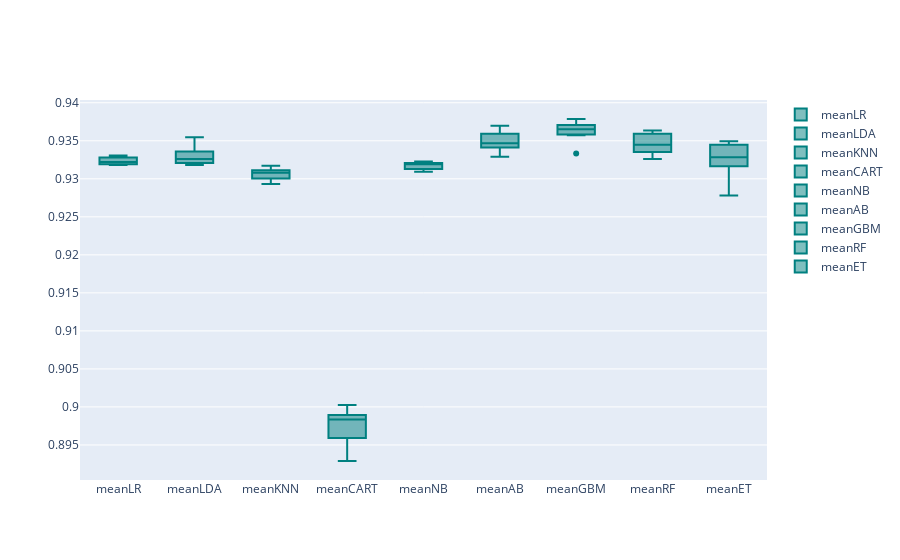
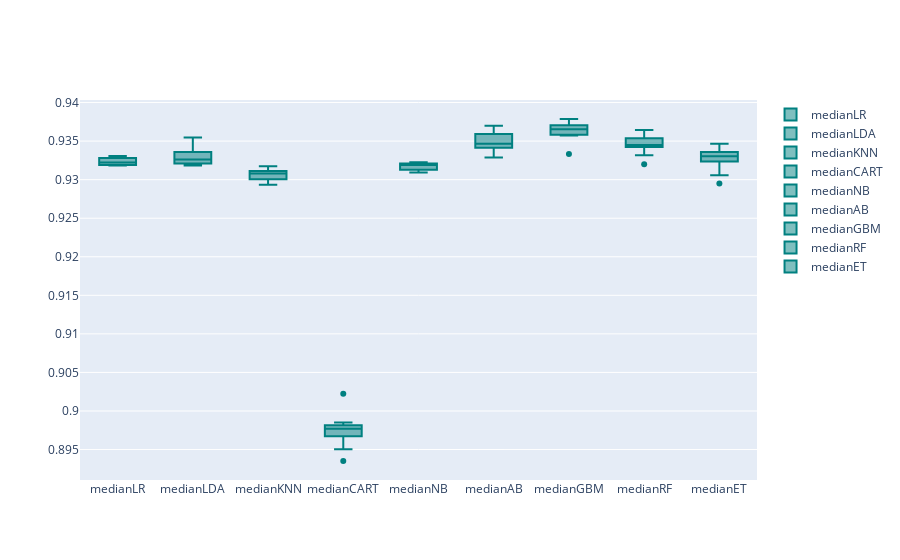
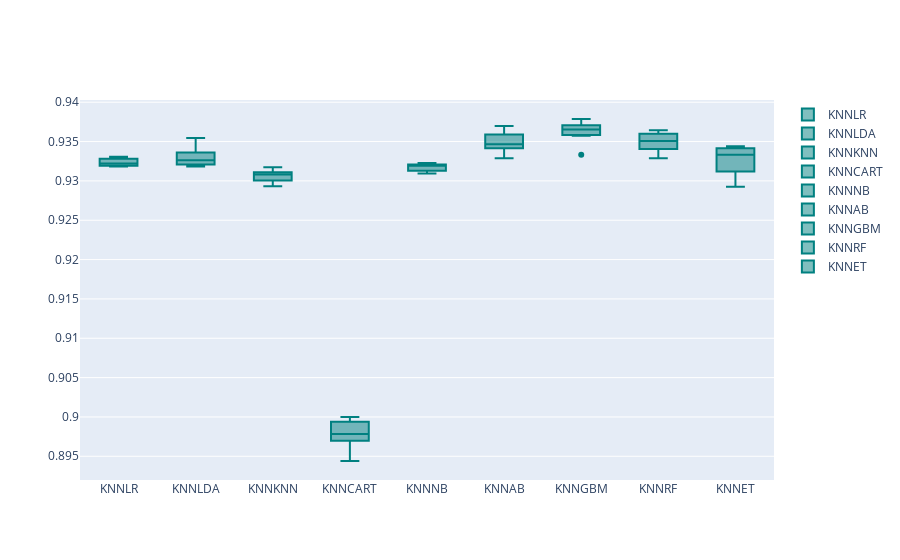
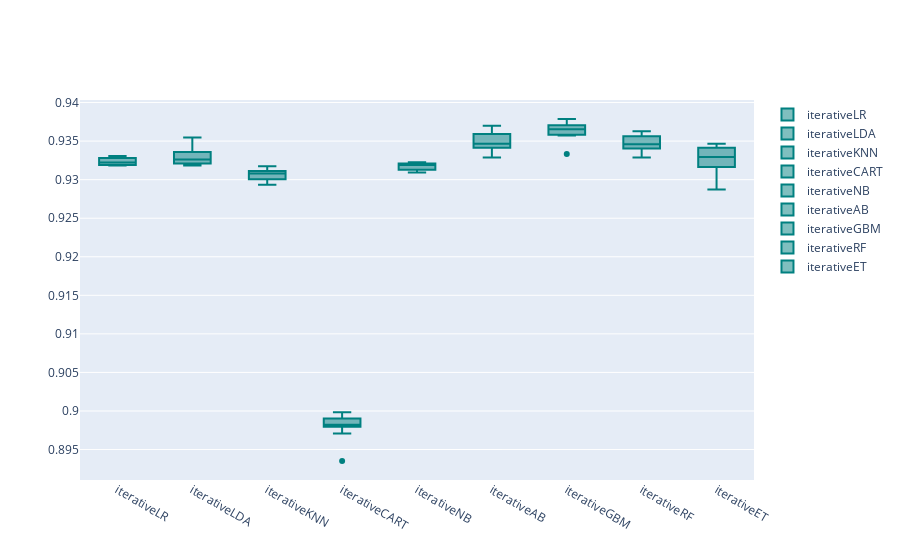

Here is the notebook cell these charts were saved with, in order:
### Code cell
def GetImputerModel(nameOfImputer):
    
    if nameOfImputer == 'mean':
        imputer = SimpleImputer(strategy='mean')
    elif nameOfImputer == 'median':
        imputer = SimpleImputer(strategy='median')
    elif nameOfImputer =='knn':
        imputer = KNNImputer()
    elif nameOfImputer == 'iterative':
        imputer = IterativeImputer()

    pipelines = []
    pipelines.append((nameOfImputer+'LR'  , Pipeline([('Imputer', imputer),('LR'  , LogisticRegression())])))
    pipelines.append((nameOfImputer+'LDA' , Pipeline([('Imputer', imputer),('LDA' , LinearDiscriminantAnalysis())])))
    pipelines.append((nameOfImputer+'KNN' , Pipeline([('Imputer', imputer),('KNN' , KNeighborsClassifier())])))
    pipelines.append((nameOfImputer+'CART', Pipeline([('Imputer', imputer),('CART', DecisionTreeClassifier())])))
    pipelines.append((nameOfImputer+'NB'  , Pipeline([('Imputer', imputer),('NB'  , GaussianNB())])))
    #pipelines.append((nameOfimputer+'SVM' , Pipeline([('Imputer', imputer),('SVM' , SVC())])))
    pipelines.append((nameOfImputer+'AB'  , Pipeline([('Imputer', imputer),('AB'  , AdaBoostClassifier())])  ))
    pipelines.append((nameOfImputer+'GBM' , Pipeline([('Imputer', imputer),('GMB' , GradientBoostingClassifier())])  ))
    pipelines.append((nameOfImputer+'RF'  , Pipeline([('Imputer', imputer),('RF'  , RandomForestClassifier())])  ))
    pipelines.append((nameOfImputer+'ET'  , Pipeline([('Imputer', imputer),('ET'  , ExtraTreesClassifier())])  ))


    return pipelines 



compareImputer = pd.DataFrame()
for imputer in ['mean', 'median', 'knn', 'iterative']:
    models = GetImputerModel(imputer)
    names,results = BasedLine2(train_imputed, y_train,models)
    PlotBoxR().PlotResult(names,results)
    imputerScore = ScoreDataFrame(names,results)
    compareImputer = pd.concat([compareImputer, imputerScore], ignore_index=True)

### Figure 1 — Plotly figure (JSON) as saved in the notebook; plotly's stock layout.template omitted (floating-point values rounded to 4 significant figures)
{"data": [{"marker": {"color": "rgb(0, 128, 128)"}, "name": "meanLR", "type": "box", "y": [0.9323, 0.9324, 0.9322, 0.9318, 0.9331, 0.9331, 0.9328, 0.9319, 0.9319, 0.9318]}, {"marker": {"color": "rgb(0, 128, 128)"}, "name": "meanLDA", "type": "box", "y": [0.9336, 0.9326, 0.9323, 0.9321, 0.9355, 0.9326, 0.9336, 0.932, 0.9318, 0.9343]}, {"marker": {"color": "rgb(0, 128, 128)"}, "name": "meanKNN", "type": "box", "y": [0.9311, 0.9307, 0.93, 0.931, 0.9295, 0.9309, 0.9317, 0.9293, 0.9304, 0.9313]}, {"marker": {"color": "rgb(0, 128, 128)"}, "name": "meanCART", "type": "box", "y": [0.8979, 0.8955, 0.8989, 0.8986, 0.9003, 0.8983, 0.8996, 0.8929, 0.8959, 0.8984]}, {"marker": {"color": "rgb(0, 128, 128)"}, "name": "meanNB", "type": "box", "y": [0.9321, 0.9313, 0.9323, 0.9319, 0.9321, 0.9322, 0.9319, 0.9309, 0.9312, 0.9316]}, {"marker": {"color": "rgb(0, 128, 128)"}, "name": "meanAB", "type": "box", "y": [0.9345, 0.9344, 0.9359, 0.9341, 0.9364, 0.9357, 0.937, 0.9329, 0.934, 0.9348]}, {"marker": {"color": "rgb(0, 128, 128)"}, "name": "meanGBM", "type": "box", "y": [0.9358, 0.9371, 0.9364, 0.9359, 0.9379, 0.9378, 0.9369, 0.9333, 0.9357, 0.9366]}, {"marker": {"color": "rgb(0, 128, 128)"}, "name": "meanRF", "type": "box", "y": [0.9359, 0.9335, 0.9353, 0.9342, 0.9364, 0.9348, 0.9363, 0.9326, 0.934, 0.9329]}, {"marker": {"color": "rgb(0, 128, 128)"}, "name": "meanET", "type": "box", "y": [0.932, 0.9309, 0.9345, 0.9348, 0.9337, 0.9341, 0.9349, 0.9278, 0.9316, 0.932]}], "layout": {}}

### Figure 2 — Plotly figure (JSON) as saved in the notebook; plotly's stock layout.template omitted (floating-point values rounded to 4 significant figures)
{"data": [{"marker": {"color": "rgb(0, 128, 128)"}, "name": "medianLR", "type": "box", "y": [0.9323, 0.9324, 0.9322, 0.9318, 0.9331, 0.9331, 0.9328, 0.9319, 0.9319, 0.9318]}, {"marker": {"color": "rgb(0, 128, 128)"}, "name": "medianLDA", "type": "box", "y": [0.9336, 0.9326, 0.9323, 0.9321, 0.9355, 0.9326, 0.9336, 0.932, 0.9318, 0.9343]}, {"marker": {"color": "rgb(0, 128, 128)"}, "name": "medianKNN", "type": "box", "y": [0.9311, 0.9307, 0.93, 0.931, 0.9295, 0.9309, 0.9317, 0.9293, 0.9304, 0.9313]}, {"marker": {"color": "rgb(0, 128, 128)"}, "name": "medianCART", "type": "box", "y": [0.8981, 0.895, 0.8973, 0.8985, 0.9022, 0.8976, 0.8979, 0.8935, 0.8967, 0.8978]}, {"marker": {"color": "rgb(0, 128, 128)"}, "name": "medianNB", "type": "box", "y": [0.9321, 0.9313, 0.9323, 0.9319, 0.9321, 0.9322, 0.9319, 0.9309, 0.9312, 0.9316]}, {"marker": {"color": "rgb(0, 128, 128)"}, "name": "medianAB", "type": "box", "y": [0.9345, 0.9344, 0.9359, 0.9341, 0.9364, 0.9357, 0.937, 0.9329, 0.934, 0.9348]}, {"marker": {"color": "rgb(0, 128, 128)"}, "name": "medianGBM", "type": "box", "y": [0.9358, 0.9371, 0.9364, 0.9359, 0.9379, 0.9378, 0.9369, 0.9333, 0.9357, 0.9366]}, {"marker": {"color": "rgb(0, 128, 128)"}, "name": "medianRF", "type": "box", "y": [0.9342, 0.9332, 0.9361, 0.935, 0.9364, 0.9344, 0.9354, 0.932, 0.9344, 0.9346]}, {"marker": {"color": "rgb(0, 128, 128)"}, "name": "medianET", "type": "box", "y": [0.9328, 0.9306, 0.9336, 0.934, 0.9334, 0.9332, 0.9347, 0.9295, 0.9327, 0.9324]}], "layout": {}}

### Figure 3 — Plotly figure (JSON) as saved in the notebook; plotly's stock layout.template omitted (floating-point values rounded to 4 significant figures)
{"data": [{"marker": {"color": "rgb(0, 128, 128)"}, "name": "KNNLR", "type": "box", "y": [0.9323, 0.9324, 0.9322, 0.9318, 0.9331, 0.9331, 0.9328, 0.9319, 0.9319, 0.9318]}, {"marker": {"color": "rgb(0, 128, 128)"}, "name": "KNNLDA", "type": "box", "y": [0.9336, 0.9326, 0.9323, 0.9321, 0.9355, 0.9326, 0.9336, 0.932, 0.9318, 0.9343]}, {"marker": {"color": "rgb(0, 128, 128)"}, "name": "KNNKNN", "type": "box", "y": [0.9311, 0.9307, 0.93, 0.931, 0.9295, 0.9309, 0.9317, 0.9293, 0.9304, 0.9313]}, {"marker": {"color": "rgb(0, 128, 128)"}, "name": "KNNCART", "type": "box", "y": [0.9, 0.8962, 0.8996, 0.8985, 0.8994, 0.8974, 0.8982, 0.8944, 0.897, 0.8972]}, {"marker": {"color": "rgb(0, 128, 128)"}, "name": "KNNNB", "type": "box", "y": [0.9321, 0.9313, 0.9323, 0.9319, 0.9321, 0.9322, 0.9319, 0.9309, 0.9312, 0.9316]}, {"marker": {"color": "rgb(0, 128, 128)"}, "name": "KNNAB", "type": "box", "y": [0.9345, 0.9344, 0.9359, 0.9341, 0.9364, 0.9357, 0.937, 0.9329, 0.934, 0.9348]}, {"marker": {"color": "rgb(0, 128, 128)"}, "name": "KNNGBM", "type": "box", "y": [0.9358, 0.9371, 0.9364, 0.9359, 0.9379, 0.9379, 0.9369, 0.9333, 0.9357, 0.9366]}, {"marker": {"color": "rgb(0, 128, 128)"}, "name": "KNNRF", "type": "box", "y": [0.9363, 0.9337, 0.936, 0.9355, 0.9364, 0.9343, 0.9354, 0.9329, 0.9348, 0.934]}, {"marker": {"color": "rgb(0, 128, 128)"}, "name": "KNNET", "type": "box", "y": [0.9341, 0.9302, 0.9332, 0.9334, 0.9336, 0.9341, 0.9344, 0.9292, 0.9312, 0.9321]}], "layout": {}}

### Figure 4 — Plotly figure (JSON) as saved in the notebook; plotly's stock layout.template omitted (floating-point values rounded to 4 significant figures)
{"data": [{"marker": {"color": "rgb(0, 128, 128)"}, "name": "iterativeLR", "type": "box", "y": [0.9323, 0.9324, 0.9322, 0.9318, 0.9331, 0.9331, 0.9328, 0.9319, 0.9319, 0.9318]}, {"marker": {"color": "rgb(0, 128, 128)"}, "name": "iterativeLDA", "type": "box", "y": [0.9336, 0.9326, 0.9323, 0.9321, 0.9355, 0.9326, 0.9336, 0.932, 0.9318, 0.9343]}, {"marker": {"color": "rgb(0, 128, 128)"}, "name": "iterativeKNN", "type": "box", "y": [0.9311, 0.9307, 0.93, 0.931, 0.9295, 0.9309, 0.9317, 0.9293, 0.9304, 0.9313]}, {"marker": {"color": "rgb(0, 128, 128)"}, "name": "iterativeCART", "type": "box", "y": [0.8998, 0.8971, 0.8981, 0.8982, 0.8998, 0.898, 0.899, 0.8935, 0.8985, 0.8982]}, {"marker": {"color": "rgb(0, 128, 128)"}, "name": "iterativeNB", "type": "box", "y": [0.9321, 0.9313, 0.9323, 0.9319, 0.9321, 0.9322, 0.9319, 0.9309, 0.9312, 0.9316]}, {"marker": {"color": "rgb(0, 128, 128)"}, "name": "iterativeAB", "type": "box", "y": [0.9345, 0.9344, 0.9359, 0.9341, 0.9364, 0.9357, 0.937, 0.9329, 0.934, 0.9348]}, {"marker": {"color": "rgb(0, 128, 128)"}, "name": "iterativeGBM", "type": "box", "y": [0.9358, 0.9371, 0.9364, 0.9359, 0.9379, 0.9378, 0.9369, 0.9333, 0.9357, 0.9366]}, {"marker": {"color": "rgb(0, 128, 128)"}, "name": "iterativeRF", "type": "box", "y": [0.9354, 0.9331, 0.9359, 0.9342, 0.9363, 0.9349, 0.9356, 0.9329, 0.934, 0.934]}, {"marker": {"color": "rgb(0, 128, 128)"}, "name": "iterativeET", "type": "box", "y": [0.9316, 0.9312, 0.9341, 0.934, 0.9341, 0.9347, 0.9347, 0.9287, 0.9318, 0.9318]}], "layout": {}}
